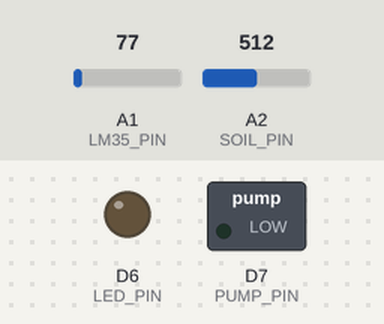
A sketch run on a simulated Arduino MKR. Parts: switched loads named in the sketch (green lamp = pin HIGH), output pins drawn as LEDs (lit = HIGH). The inputs (shaded band) are chosen by the test bench; at power-on: A1 (LM35_PIN) = 77, A2 (SOIL_PIN) = 512. WiFi joins after 1.5 s; servers stay silent unless stated; what the sketch prints to the serial monitor is not drawn.

Above: at 2.7 s.
2.8 s: A1 (LM35_PIN) set to 104
5.5 s: A1 (LM35_PIN) set to 118
At 6.6 s:
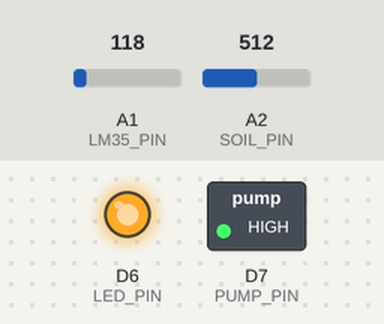
8.2 s: A1 (LM35_PIN) set to 107
At 10.7 s:
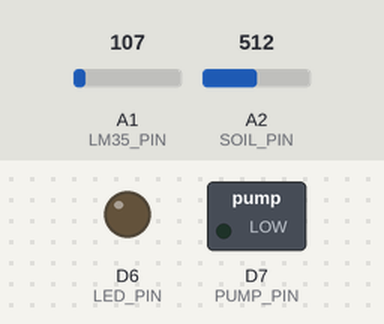
11.0 s: A1 (LM35_PIN) set to 130
At 12.5 s:
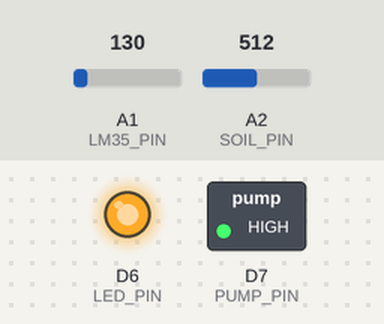
Timing chart, 0 to 14.0 s (numbered marks = the images above; inputs shaded):
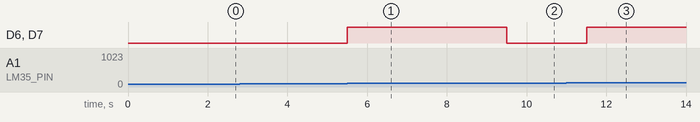

Measured:
- the behaviour switches between 111 and 112 on A1 (LM35_PIN) (found by bisection; images 0 and 1)
- after the input at 2.8 s, every drawn part: stays the same
- after the input at 5.5 s, D6 (LED_PIN), D7 (PUMP_PIN): LOW → HIGH at once
- after the input at 8.2 s, D6 (LED_PIN), D7 (PUMP_PIN): HIGH → LOW after 1.3 s
- after the input at 11.0 s, D6 (LED_PIN), D7 (PUMP_PIN): LOW → HIGH after 0.51 s

The sketch:

WIFI_sender.ino
```cpp
#include <WiFiNINA.h>
#include <WiFiUdp.h>

// ---------- Wi-Fi credentials ----------
char ssid[] = "Desire";
char pass[] = "Desire12";

// ---------- UDP setup ----------
WiFiUDP udp;
IPAddress nodeB_IP(192, 168, 137, 216);   // Node B’s IP
unsigned int port = 4210;                // destination port

// ---------- Pin definitions ----------
#define LM35_PIN A1
#define SOIL_PIN A2
#define PUMP_PIN 7
#define LED_PIN 6

// ---------- Helper functions ----------
float readTemp() {
  int raw = analogRead(LM35_PIN);
  float v = raw * 3.3 / 1023.0;
  return v * 100.0;  // LM35 = 10 mV/°C
}

int readSoil() { return analogRead(SOIL_PIN); }

// ===================================================
void setup() {
  Serial.begin(9600);
  Serial.println("🌿 Node A — MKR1010 Wi-Fi UDP Transmitter");
  Serial.print("Connecting to Wi-Fi");

  WiFi.begin(ssid, pass);
  while (WiFi.status() != WL_CONNECTED) {
    delay(500);
    Serial.print(".");
  }

  Serial.println("\n✅ Connected to Wi-Fi");
  Serial.print("📡 Local IP address: ");
  Serial.println(WiFi.localIP());

  udp.begin(4211);  // local port
  pinMode(PUMP_PIN, OUTPUT);
  pinMode(LED_PIN, OUTPUT);
  digitalWrite(PUMP_PIN, LOW);
  digitalWrite(LED_PIN, LOW);
  Serial.println("🚀 Ready to transmit data via UDP\n");
}

// ===================================================
void loop() {
  float t = readTemp();
  int s   = readSoil();
  bool pump = (s <= 300) || (t >= 36.0);

  digitalWrite(PUMP_PIN, pump);
  digitalWrite(LED_PIN, pump);

  // ---- Add timestamp for latency measurement ----
  unsigned long tSend = millis();

  // ---- Labeled, timestamped message ----
  String msg = "TIME:" + String(tSend) +
               ",TEMP:" + String(t, 1) +
               ",SOIL:" + String(s) +
               ",PUMP:" + (pump ? "ON" : "OFF");

  // ---- Transmit via UDP ----
  udp.beginPacket(nodeB_IP, port);
  udp.print(msg);
  udp.endPacket();

  Serial.println("📤 Sent UDP → " + msg);
  delay(2000);
}
```
